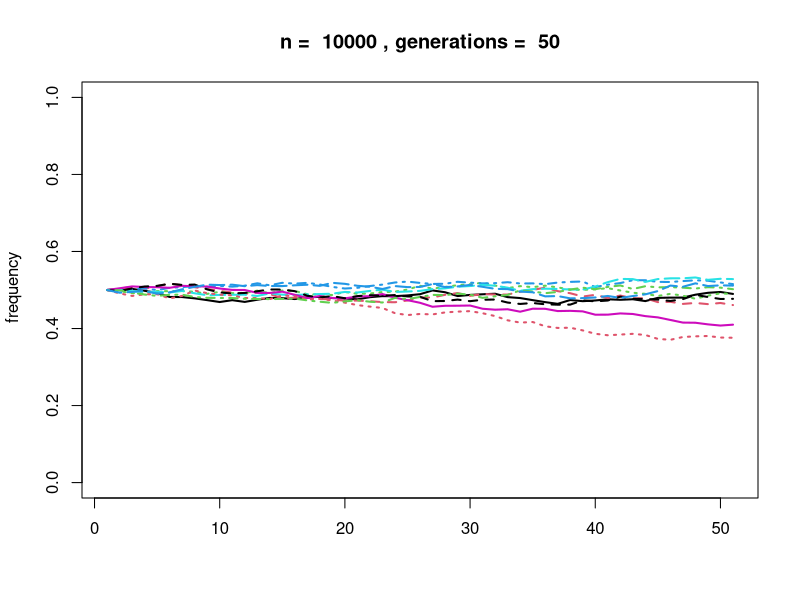

Write R code to recreate this figure.
# binomial simulation of genetic drift
# For BIS181
# Julin Maloof 
# Sept 27, 2012

DoSim <- function(pops, size, generations, freq, returnTable = FALSE) {
  # Simulates genetic drift using binomial sampling at each generation
  # and updating allele frequencies at each genetation.
  #
  # Args:
  #   pops:        number of populations to simulate
  #   size:        number of individuals in each population
  #   generations: number of generations
  #   freq:        starting allele frequency
  #   returnTable:
  #
  # Returns:
  #
  size <- size * 2  # assume individuals are diploid but there are 2n chromosomes
  results <- matrix(nrow = generations + 1, ncol = pops)  # create matrix to hold results
  results[1, ] <- freq  # populate first row with initial frequencies
  for (g in 2:(generations + 1)) {  # loop through the generations
    results[g, ] <- rbinom(pops, size, prob = results[g - 1, ]) / size  # calculate the next generations frequencies
  }
  print(matplot(results,
                type = "l",
                lwd  = 2,
                main = paste("n = ", size, ", generations = ", generations),
                ylab = " frequency",
                ylim = c(0, 1)))
  if (returnTable) results  # return results if requested
}

pops <- 10
size <- 5000
generations <- 50
frequency   <- 0.5

DoSim(pops, size, generations, frequency)
